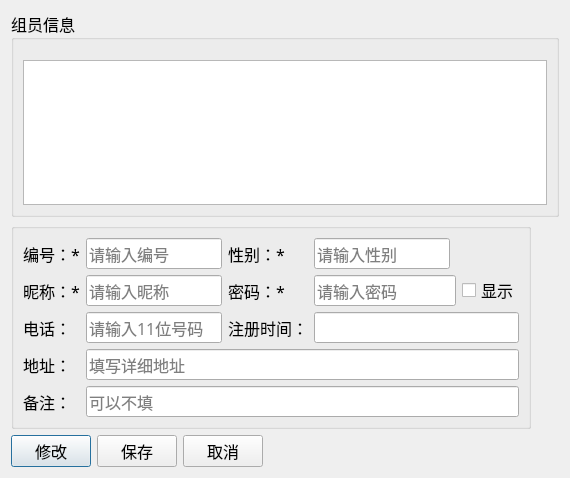
<?xml version="1.0" encoding="UTF-8"?>
<ui version="4.0">
 <class>CostomerRegisterInfoDialog</class>
 <widget class="QDialog" name="CostomerRegisterInfoDialog">
  <property name="geometry">
   <rect>
    <x>0</x>
    <y>0</y>
    <width>570</width>
    <height>478</height>
   </rect>
  </property>
  <property name="windowTitle">
   <string>Dialog</string>
  </property>
  <layout class="QVBoxLayout" name="verticalLayout_3">
   <item>
    <layout class="QVBoxLayout" name="verticalLayout_2">
     <item>
      <widget class="QGroupBox" name="groupBox">
       <property name="font">
        <font>
         <family>楷体</family>
         <pointsize>12</pointsize>
        </font>
       </property>
       <property name="title">
        <string>组员信息</string>
       </property>
       <layout class="QHBoxLayout" name="horizontalLayout">
        <property name="topMargin">
         <number>20</number>
        </property>
        <item>
         <widget class="QTableView" name="tableView"/>
        </item>
       </layout>
      </widget>
     </item>
     <item>
      <layout class="QHBoxLayout" name="horizontalLayout_4">
       <item>
        <widget class="QGroupBox" name="groupBox_2">
         <property name="title">
          <string/>
         </property>
         <layout class="QVBoxLayout" name="verticalLayout">
          <item>
           <layout class="QGridLayout" name="gridLayout">
            <item row="0" column="0">
             <widget class="QLabel" name="labUserNo">
              <property name="font">
               <font>
                <family>楷体</family>
                <pointsize>12</pointsize>
               </font>
              </property>
              <property name="text">
               <string>编号：*</string>
              </property>
             </widget>
            </item>
            <item row="0" column="2">
             <widget class="QLabel" name="labUserName_2">
              <property name="font">
               <font>
                <family>楷体</family>
                <pointsize>12</pointsize>
               </font>
              </property>
              <property name="text">
               <string>性别：*</string>
              </property>
             </widget>
            </item>
            <item row="0" column="1">
             <widget class="QLineEdit" name="CustomerNo">
              <property name="font">
               <font>
                <family>楷体</family>
                <pointsize>12</pointsize>
               </font>
              </property>
              <property name="echoMode">
               <enum>QLineEdit::Normal</enum>
              </property>
              <property name="placeholderText">
               <string>请输入编号</string>
              </property>
             </widget>
            </item>
            <item row="1" column="0">
             <widget class="QLabel" name="labUserName_3">
              <property name="font">
               <font>
                <family>楷体</family>
                <pointsize>12</pointsize>
               </font>
              </property>
              <property name="text">
               <string>昵称：*</string>
              </property>
             </widget>
            </item>
            <item row="1" column="2">
             <widget class="QLabel" name="labUserPwd">
              <property name="font">
               <font>
                <family>楷体</family>
                <pointsize>12</pointsize>
               </font>
              </property>
              <property name="text">
               <string>密码：*</string>
              </property>
             </widget>
            </item>
            <item row="1" column="1">
             <widget class="QLineEdit" name="CustomerName">
              <property name="font">
               <font>
                <family>楷体</family>
                <pointsize>12</pointsize>
               </font>
              </property>
              <property name="echoMode">
               <enum>QLineEdit::Normal</enum>
              </property>
              <property name="placeholderText">
               <string>请输入昵称</string>
              </property>
             </widget>
            </item>
            <item row="4" column="0">
             <widget class="QLabel" name="labUserPwd_5">
              <property name="font">
               <font>
                <family>楷体</family>
                <pointsize>12</pointsize>
               </font>
              </property>
              <property name="text">
               <string>备注：</string>
              </property>
             </widget>
            </item>
            <item row="3" column="0">
             <widget class="QLabel" name="labUserPwd_3">
              <property name="font">
               <font>
                <family>楷体</family>
                <pointsize>12</pointsize>
               </font>
              </property>
              <property name="text">
               <string>地址：</string>
              </property>
             </widget>
            </item>
            <item row="2" column="1">
             <widget class="QLineEdit" name="CustomerPhone">
              <property name="font">
               <font>
                <family>楷体</family>
                <pointsize>12</pointsize>
               </font>
              </property>
              <property name="echoMode">
               <enum>QLineEdit::Normal</enum>
              </property>
              <property name="placeholderText">
               <string>请输入11位号码</string>
              </property>
             </widget>
            </item>
            <item row="2" column="0">
             <widget class="QLabel" name="labUserPwd_4">
              <property name="font">
               <font>
                <family>楷体</family>
                <pointsize>12</pointsize>
               </font>
              </property>
              <property name="text">
               <string>电话：</string>
              </property>
             </widget>
            </item>
            <item row="2" column="2">
             <widget class="QLabel" name="labUserPwd_6">
              <property name="font">
               <font>
                <family>楷体</family>
                <pointsize>12</pointsize>
               </font>
              </property>
              <property name="text">
               <string>注册时间：</string>
              </property>
             </widget>
            </item>
            <item row="1" column="3" colspan="2">
             <widget class="QLineEdit" name="CustomerRePwd">
              <property name="font">
               <font>
                <family>楷体</family>
                <pointsize>12</pointsize>
               </font>
              </property>
              <property name="echoMode">
               <enum>QLineEdit::Password</enum>
              </property>
              <property name="placeholderText">
               <string>请输入密码</string>
              </property>
             </widget>
            </item>
            <item row="1" column="5">
             <widget class="QCheckBox" name="checkBoxPwd">
              <property name="font">
               <font>
                <family>楷体</family>
                <pointsize>12</pointsize>
               </font>
              </property>
              <property name="text">
               <string>显示</string>
              </property>
             </widget>
            </item>
            <item row="2" column="3" colspan="3">
             <widget class="QLineEdit" name="ledCustomDate">
              <property name="font">
               <font>
                <family>楷体</family>
                <pointsize>12</pointsize>
               </font>
              </property>
              <property name="toolTip">
               <string>自动生成</string>
              </property>
              <property name="placeholderText">
               <string/>
              </property>
             </widget>
            </item>
            <item row="3" column="1" colspan="5">
             <widget class="QLineEdit" name="CustomerAddress">
              <property name="font">
               <font>
                <family>楷体</family>
                <pointsize>12</pointsize>
               </font>
              </property>
              <property name="echoMode">
               <enum>QLineEdit::Normal</enum>
              </property>
              <property name="placeholderText">
               <string>填写详细地址</string>
              </property>
             </widget>
            </item>
            <item row="4" column="1" colspan="5">
             <widget class="QLineEdit" name="CustomerRemark">
              <property name="font">
               <font>
                <family>楷体</family>
                <pointsize>12</pointsize>
               </font>
              </property>
              <property name="placeholderText">
               <string>可以不填</string>
              </property>
             </widget>
            </item>
            <item row="0" column="4" colspan="2">
             <spacer name="horizontalSpacer">
              <property name="orientation">
               <enum>Qt::Horizontal</enum>
              </property>
              <property name="sizeHint" stdset="0">
               <size>
                <width>40</width>
                <height>20</height>
               </size>
              </property>
             </spacer>
            </item>
            <item row="0" column="3">
             <widget class="QLineEdit" name="ledSex">
              <property name="font">
               <font>
                <family>楷体</family>
                <pointsize>12</pointsize>
               </font>
              </property>
              <property name="placeholderText">
               <string>请输入性别</string>
              </property>
             </widget>
            </item>
           </layout>
          </item>
         </layout>
        </widget>
       </item>
       <item>
        <spacer name="horizontalSpacer_4">
         <property name="orientation">
          <enum>Qt::Horizontal</enum>
         </property>
         <property name="sizeHint" stdset="0">
          <size>
           <width>40</width>
           <height>20</height>
          </size>
         </property>
        </spacer>
       </item>
      </layout>
     </item>
     <item>
      <layout class="QHBoxLayout" name="horizontalLayout_3">
       <item>
        <layout class="QHBoxLayout" name="horizontalLayout_2">
         <item>
          <widget class="QPushButton" name="pbnModify">
           <property name="sizePolicy">
            <sizepolicy hsizetype="Maximum" vsizetype="Fixed">
             <horstretch>0</horstretch>
             <verstretch>0</verstretch>
            </sizepolicy>
           </property>
           <property name="minimumSize">
            <size>
             <width>80</width>
             <height>0</height>
            </size>
           </property>
           <property name="font">
            <font>
             <family>楷体</family>
             <pointsize>12</pointsize>
            </font>
           </property>
           <property name="cursor">
            <cursorShape>OpenHandCursor</cursorShape>
           </property>
           <property name="text">
            <string>修改</string>
           </property>
          </widget>
         </item>
         <item>
          <widget class="QPushButton" name="pbnSave">
           <property name="sizePolicy">
            <sizepolicy hsizetype="Maximum" vsizetype="Fixed">
             <horstretch>0</horstretch>
             <verstretch>0</verstretch>
            </sizepolicy>
           </property>
           <property name="minimumSize">
            <size>
             <width>80</width>
             <height>0</height>
            </size>
           </property>
           <property name="font">
            <font>
             <family>楷体</family>
             <pointsize>12</pointsize>
            </font>
           </property>
           <property name="cursor">
            <cursorShape>OpenHandCursor</cursorShape>
           </property>
           <property name="text">
            <string>保存</string>
           </property>
          </widget>
         </item>
         <item>
          <widget class="QPushButton" name="pbnCancel">
           <property name="sizePolicy">
            <sizepolicy hsizetype="Maximum" vsizetype="Fixed">
             <horstretch>0</horstretch>
             <verstretch>0</verstretch>
            </sizepolicy>
           </property>
           <property name="minimumSize">
            <size>
             <width>80</width>
             <height>20</height>
            </size>
           </property>
           <property name="font">
            <font>
             <family>楷体</family>
             <pointsize>12</pointsize>
            </font>
           </property>
           <property name="cursor">
            <cursorShape>OpenHandCursor</cursorShape>
           </property>
           <property name="text">
            <string>取消</string>
           </property>
          </widget>
         </item>
        </layout>
       </item>
       <item>
        <spacer name="horizontalSpacer_3">
         <property name="orientation">
          <enum>Qt::Horizontal</enum>
         </property>
         <property name="sizeType">
          <enum>QSizePolicy::Expanding</enum>
         </property>
         <property name="sizeHint" stdset="0">
          <size>
           <width>200</width>
           <height>20</height>
          </size>
         </property>
        </spacer>
       </item>
      </layout>
     </item>
    </layout>
   </item>
  </layout>
 </widget>
 <resources/>
 <connections/>
</ui>
